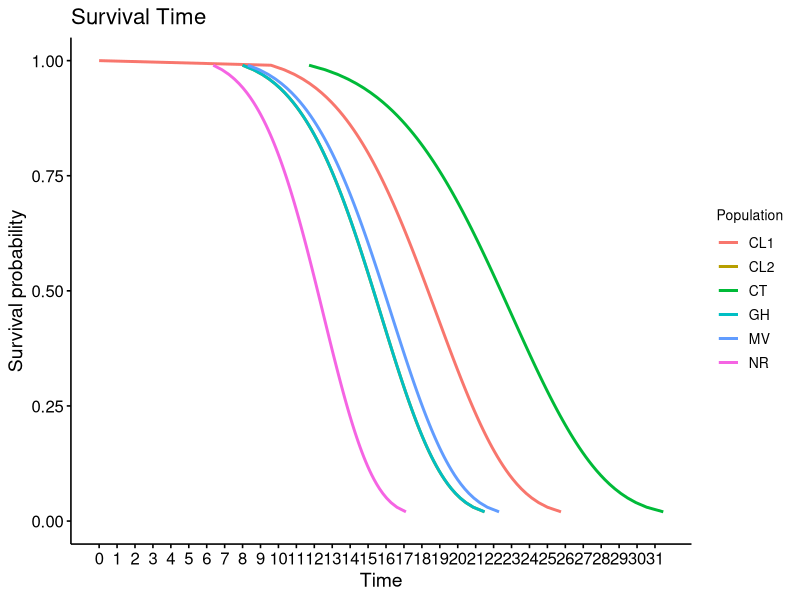
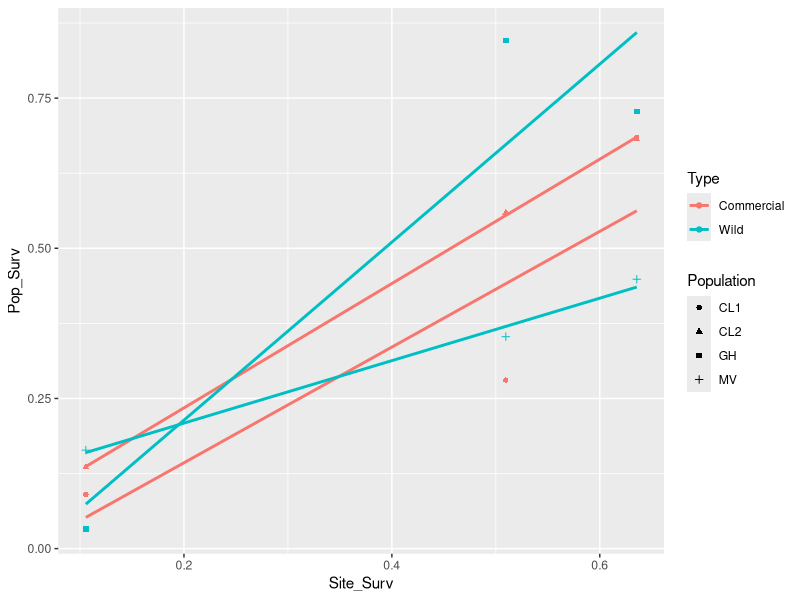

The R source for these figures, in order: (Note: this script raises an error after producing the figures.)
## ---- chunk 1
library(tidyverse)
library(survival)
library(survminer)
## ---- chunk 2
WIC_Surv <- read.csv("WIC_Survival.csv")
NIN_Surv <- read.csv("NIN_Survival.csv")
Y1_Surv <- read.csv("RWU_Survival.csv") 
RWU_Surv <- Y1_Surv %>%
  filter(Population != "CT") %>%
  filter(Population != "NR")
All_Surv <- rbind(WIC_Surv, NIN_Surv, RWU_Surv)
Surv_2023 <- rbind(WIC_Surv, NIN_Surv)
## ---- chunk 3
SurvPop <- survreg(Surv(Age, Status) ~ Population, data = All_Surv, dist = "weibull")
summary(SurvPop)
SurvSite <- survreg(Surv(Age, Status) ~ Site, data = All_Surv, dist = "weibull")
summary(SurvSite)
SurvPopxSite <- survreg(Surv(Age, Status) ~ Population*Site, data = All_Surv, dist = "weibull")
summary(SurvPopxSite)
## ---- chunk 4
Surv2022 <- survreg(Surv(Age, Status) ~ Population, data = Y1_Surv, dist = "weibull")
summary(Surv2022)
Y1_data <- data.frame(Population = c("CL1","CL2","CT","GH","MV","NR"))
surv <- seq(.99, .01, by = -.01)
t1 <- predict(Surv2022, type = "quantile", p = 1 - surv, newdata = Y1_data)
Y1_wbmod <- cbind(Y1_data, t1) %>%
  pivot_longer(names_to = "surv_id", values_to = "time", cols = -c(1:2)) %>%
  mutate(
    surv_id = as.factor(as.numeric(surv_id))) %>%
  data.frame()
Y1_wbmod$surv = surv[as.numeric(Y1_wbmod$surv_id)]
Y1_wbmod$upper = NA
Y1_wbmod$lower = NA
Y1_wbmod$std.err = NA
Y1_wbmod$strata = NA
Y1_wbmod[, c("upper", "lower", "std.err", "strata")] <- NA
#Plotting probability of survival
ggsurvplot_df(Y1_wbmod, surv.geom = geom_line,
              color = "Population", legend.title = NULL, legend = c("right"), title = "Survival Time",
              break.time.by = 1)
## ---- chunk 5
SurvPopandSite2023 <- survreg(Surv(Age, Status) ~ Population+Site, data = Surv_2023, dist = "weibull")
SurvPopxSite2023 <- survreg(Surv(Age, Status) ~ Population*Site, data = Surv_2023, dist = "weibull")
NIN_survmod <- survreg(Surv(Age, Status) ~ Population, data = NIN_Surv, dist = "weibull")
WIC_survmod <- survreg(Surv(Age, Status) ~ Population, data = WIC_Surv, dist = "weibull")
summary(SurvPopxSite2023)
anova(SurvPopandSite2023, SurvPopxSite2023)
## ---- chunk 6
Site_Avg_Surv <- rbind(read.csv("RWU_Survival_Total.csv"), read.csv("WIC_Survival_Total.csv"), read.csv("NIN_Survival_Total.csv")) %>%
  group_by(Population, Site) %>%
  summarize(Pop_Surv = mean(Percent.Survival)) %>%
  group_by(Site) %>%
  mutate(Site_Surv = mean(Pop_Surv)) %>%
  mutate(Type = ifelse((Population == "GH" | Population =="MV"), "Wild", "Commercial"))
ggplot(Site_Avg_Surv, aes(x=Site_Surv, y=Pop_Surv, shape = Population, color = Type))+
  geom_point()+
  geom_smooth(method=lm, se = FALSE)
## ---- chunk 7
Year1_Surv_Plot <- ggplot(Year1_Survival, aes(x=Population, y=Percent.Survival*100, fill=Type))+
  geom_boxplot()+
  ylim(0,100)+
  ggtitle("Percent Survival (RWU)") +
  ylab("Percent Survival (%)")
## ---- chunk 8
WIC_Surv <- read.csv("WIC_Survival_Total.csv")
NIN_Surv <- read.csv("NIN_Survival_Total.csv")
NIN_Surv_Plot <- ggplot(NIN_Surv, aes(x=Population, y=Percent.Survival*100, fill=Type))+
  geom_boxplot()+
  ggtitle("Percent Survival (Ninigret)") +
  ylab("Percent Survival (%)")+
  ylim(0,100)
WIC_Surv_Plot <- ggplot(WIC_Surv, aes(x=Population, y=Percent.Survival*100, fill=Type))+
  geom_boxplot()+
  ggtitle("Percent Survival (Wickford)") +
  ylab("Percent Survival (%)")+
  ylim(0,100)
plot_grid(NIN_Surv_Plot, WIC_Surv_Plot, labels =c("A","B"), nrow = 1, ncol =2)
## ---- chunk 9
survival <- read.csv("RWU.csv") %>%
  filter(Pit.Tag.End.Num != "no tag",
         Pit.Tag.End.Num != "NA", 
         !is.na(Pit.Tag.End.Num),
         Pit.Tag.End.Num != 29822,
         !is.na(Lineage)) %>%
  subset(!(Status == "Missing " | Status == "missing" | Status == "Missing"))%>%
#Renaming lineages
  mutate(Lineage = recode(Lineage, 
                          "Mv"="MV",
                          "FI" = "CL1",
                          "NEH" = "CL2")) %>%
#Assigning ages to oysters at collection time
  mutate(Months = recode(Date, 
         "19-Jul-21"=1,
         "28-Jul-21"=1,
         "26-Aug-21"=2,
         "25-Oct-21"=4,
         "24-May-22"=11,
         "19-Oct-22"=16
         )) %>% 
#Updating status for oysters
  mutate(Status = recode(Status,
                         "Alive"=1,
                         "alive"=1,
                         "alive, no pic"=1,
                         "dead"=10,
                         "Dead"=10)) %>%
#Keeping only relevant columns
  select(Lineage, Pit.Tag.End.Num, Status, Months,Bag.Number) %>%
  group_by(Lineage, Pit.Tag.End.Num, Bag.Number) %>%
#Keeping maximum age of oysters and status
  summarize(Age = max(Months), Survived = sum(Status)) %>%
#Changing status of of oysters to either 0 or 1 based on if it survived
  mutate(Survived = ifelse(Survived >= 10, 0, 1)) %>%
#Keeping relevant columns
  select(Lineage, Pit.Tag.End.Num, Survived, Age,Bag.Number)
## ---- chunk 10
Mort <- survival %>% 
  subset(!(Lineage == "NR" & Bag.Number != 2)) %>%
  subset(!(Lineage == "CL2" & Bag.Number == 3))%>%
  subset(!(Lineage == "GH" & Bag.Number != 3))%>%
  group_by(Lineage,Age,Bag.Number) %>%
  mutate(Age = recode(Age, 
         "1"="One",
        "2"="Two",
         "4"="Four",
         "11"="Eleven",
         "16"="Sixteen"
         ))%>%
  summarize(N = sum(Survived))%>%
  pivot_wider(names_from = Age, values_from = N)%>%
  mutate(Final = 55-Sixteen)%>%
  replace(is.na(.), 0)%>%
  select(Lineage,Bag.Number, One, Two, Four, Eleven, Final)
Cum_mort_percent <- Cum_mort %>%
  mutate(One = (One)/55,
      Two = ((One+Two)/55),
      Four = ((Two+Four)/55),
      Eleven = (Four+Eleven)/55,
      Final = Final/55)
## ---- chunk 11
Mort_plot_data <- Cum_mort_percent %>%
  pivot_longer(c(One, Two, Four, Eleven, Final), names_to = "Date") %>%
    mutate(Date = recode(Date, 
         "One"=as.Date("2021-07-01"),
        "Two"=as.Date("2021-08-01"),
         "Four"=as.Date("2021-10-01"),
         "Eleven"=as.Date("2022-05-01"),
         "Final"=as.Date("2022-10-01")
         )) %>%
  rename(Population = Lineage)%>%
  group_by(Population,Date)
## ---- chunk 12
Cum_Mort_Plt <- ggplot(data=Mort_plot_data, aes(x=Date, y=value, col =Population))+
  stat_summary(fun.y = mean, geom = "point")+
  stat_summary(fun.y = mean, geom = "line")+
  stat_summary(fun.data = "mean_cl_boot", geom = "errorbar")+
  scale_x_date(date_labels = "%b %Y", date_breaks = "2 months")+
  ylab("Cumulative Mortality")+
  ggtitle("Cumulative Mortality")
  ylim(c(0.0, 1))
